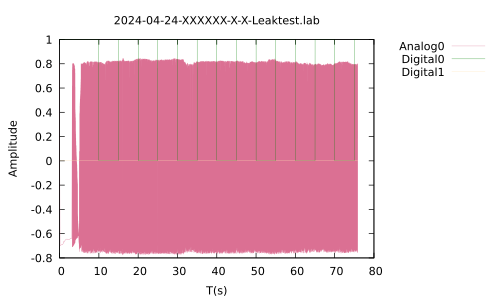

Reproduce this figure in gnuplot.
set terminal pdf
set encoding utf8
set output "2024-04-24-XXXXXX-X-X-Leaktest.pdf"
set encoding utf8
#set xrange [0.0:600.0]
#set xrange [0.0:20.0]
set key outside
set style line 1 linecolor rgb '#DB7093' linewidth 0.1
set style line 2 linecolor rgb '#008000' linewidth 0.1
set style line 3 linecolor rgb '#FFE4B5' linewidth 0.1
set title "2024-04-24-XXXXXX-X-X-Leaktest.lab"
set xlabel "T(s)"
set ylabel "Amplitude"
plot "2024-04-24-XXXXXX-X-X-Leaktest.lab" using 1:2 w l linestyle 1 title "Analog0", "2024-04-24-XXXXXX-X-X-Leaktest.lab" using 1:3 w l linestyle 2 title "Digital0", "2024-04-24-XXXXXX-X-X-Leaktest.lab" using 1:4 w l linestyle 3 title "Digital1"
